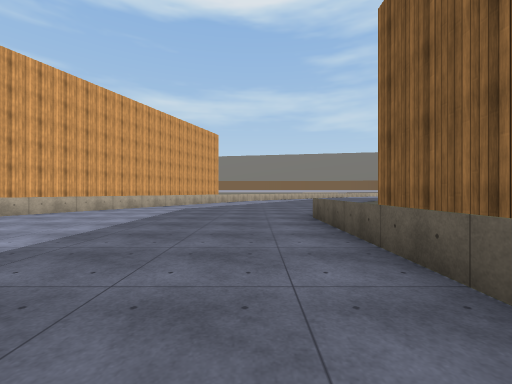
[1] (above)

19 first-person views from a walk through a scene from a Unity 3-D project. The camera is 1.3 m above the floor, looks level and sees 90° across. The floor is counted in squares, 2 m on a side. Each view is taken from the middle of a square. On the plan, view 1 faces up. The plan holds only what a view shows up to about 9 squares ahead; the rest is blank. The place goes on beyond the plan. The player is left out. Surface patterns are stand-ins for the level's own textures.

[2]
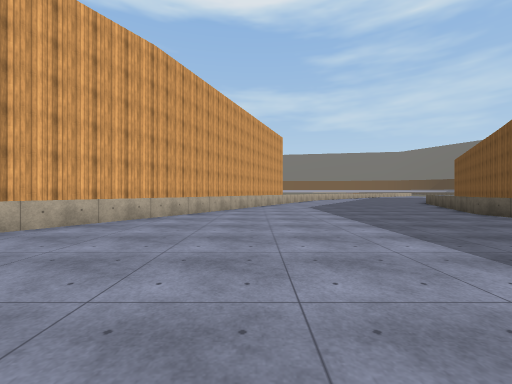

[3]
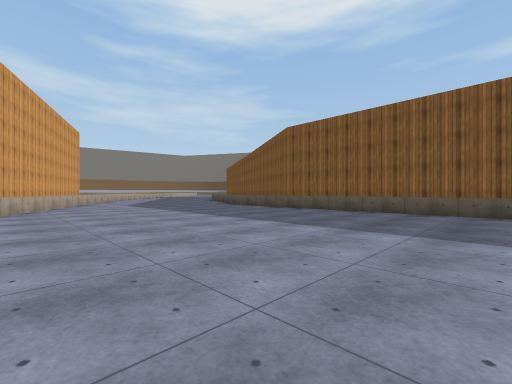

[4]
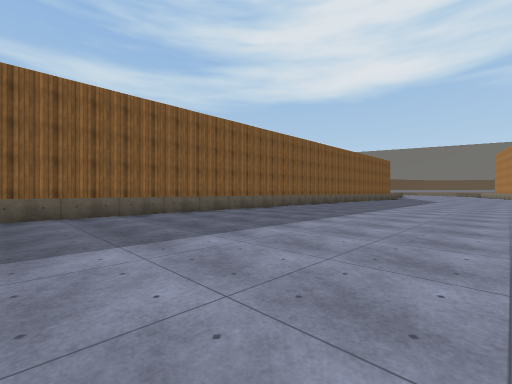

[5]
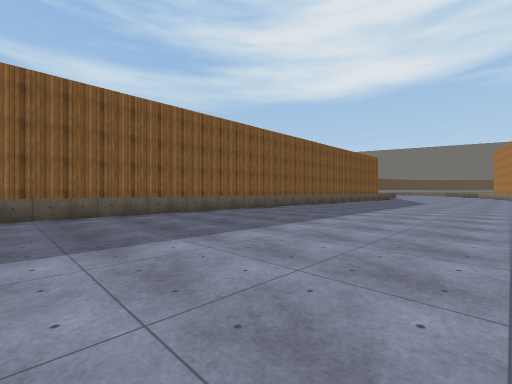

[6]
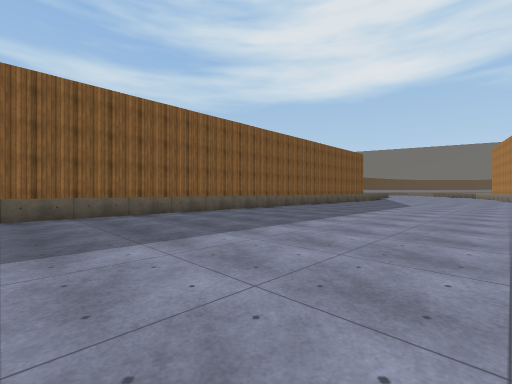

[7]
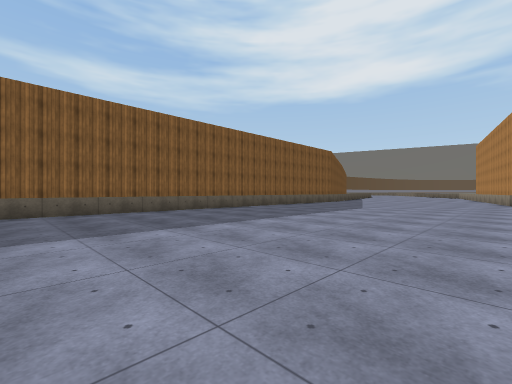

[8]
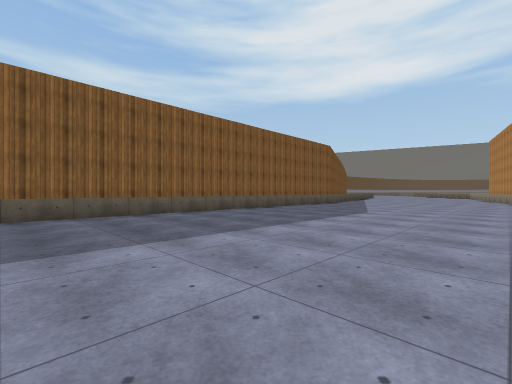

[9]
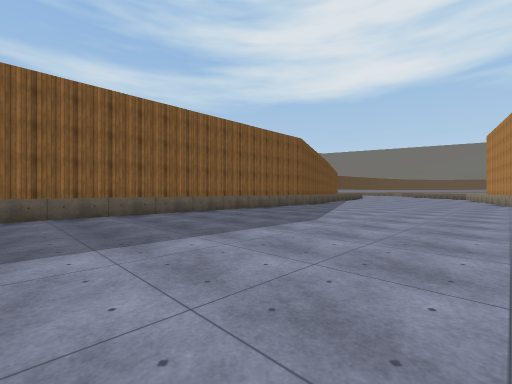

[10]
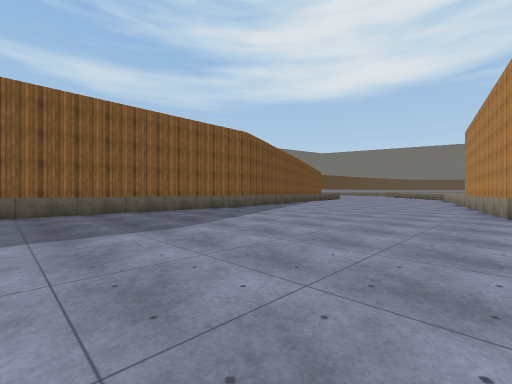

[11]
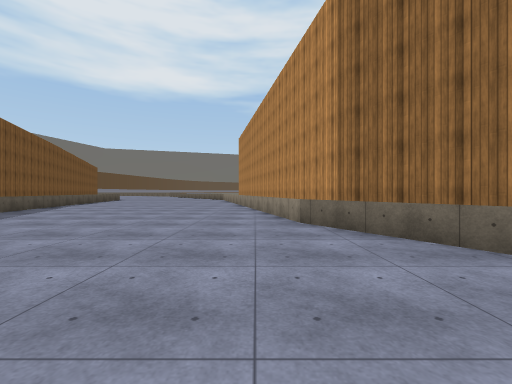

[12]
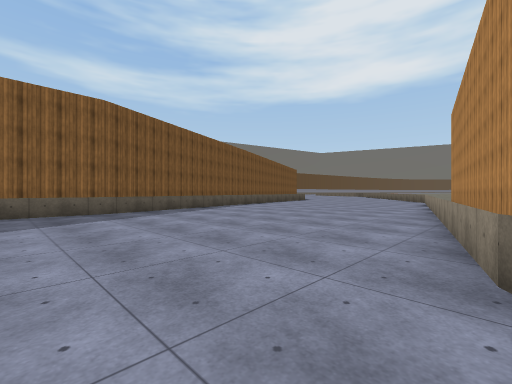

[13]
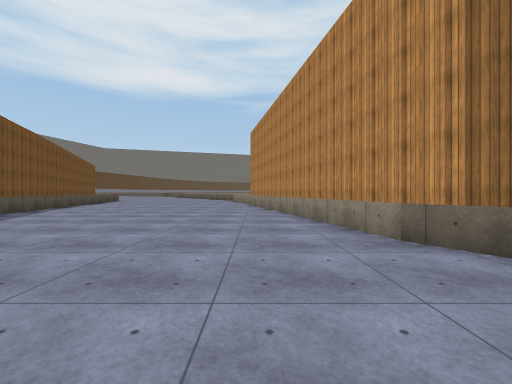

[14]
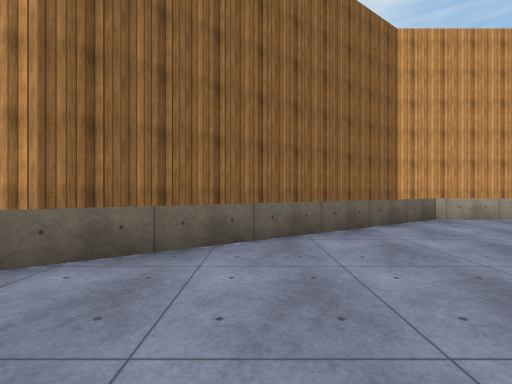

[15]
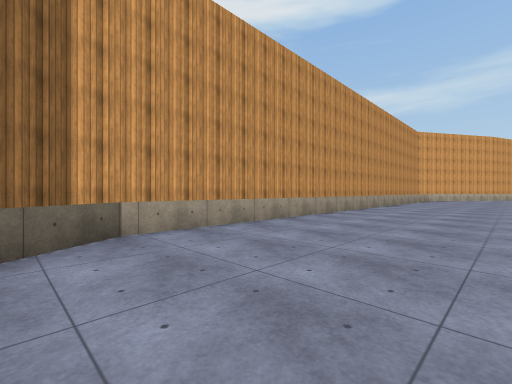

[16]
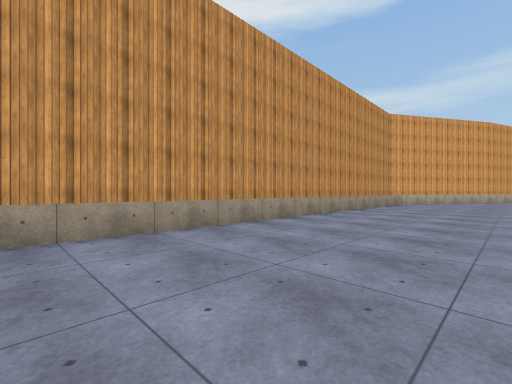

[17]
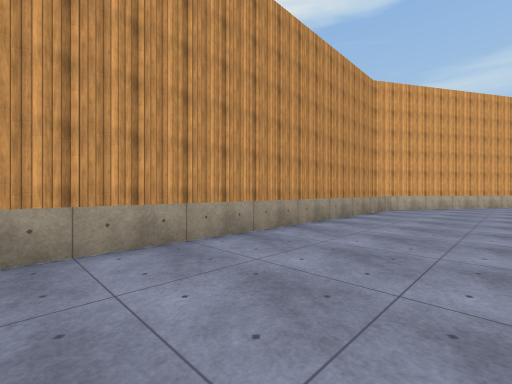

[18]
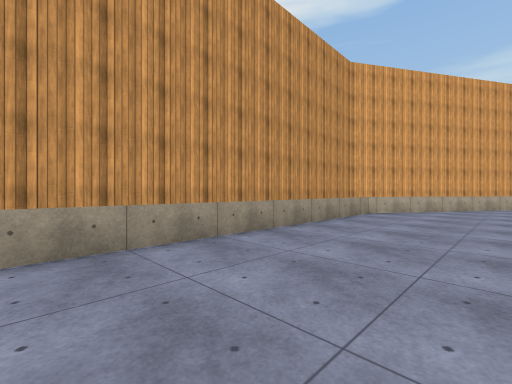

[19]
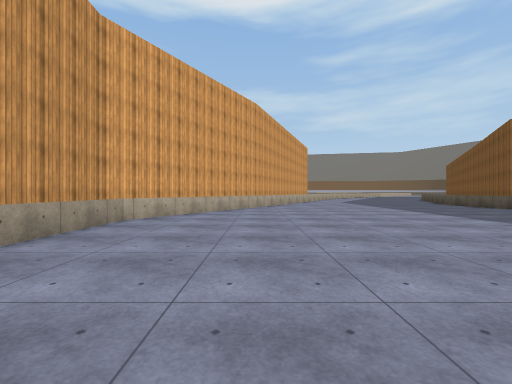

### Floor plan
Points are (right, up) in squares from view 1. A wall is a line through its corners. A room is listed if a view was taken in it or the views show most of it. See-through windows are left out.
Room 1 (views 1, 2, 3, 4, 5, 6, 7, 8, 9, 10, 11, 12, 13, 14, 15, 16, 17, 18, 19)
walls: (1.9, -21.9) (1.9, 4); (2.4, -27.4) (1.9, -26.3) (1.9, -24); (-7.9, 6.7) (-11.8, 0.3) (-11.8, -20.2) (-7.7, -26.3) (-6.5, -32.4); (-6.8, 9.6) (-8, 6.6)
low walls: (1.5, -22.4) (1.5, 6.6) (2.1, 8); (1.5, -26.5) (1.5, -24); (-5.5, 9) (-11.1, -0.1) (-11.1, -19.7) (-6.9, -26.4) (-5.5, -32.4); (2.8, -32) (1.4, -26.3)

Where each view was taken, in squares from view 1:
view 1: 0 up, 0 right, facing up
view 2: 1 down, 5 left, facing up
view 3: 3 down, 7 left, facing up-right
view 4: 1 down, 6 left, facing down-right
view 5: 4 down, 6 left, facing down-right
view 6: 7 down, 6 left, facing down-right
view 7: 10 down, 7 left, facing down-right
view 8: 12 down, 6 left, facing down-right
view 9: 15 down, 6 left, facing down-right
view 10: 18 down, 7 left, facing down-right
view 11: 21 down, 6 left, facing down
view 12: 24 down, 7 left, facing down-right
view 13: 23 down, 5 left, facing down
view 14: 24 down, 5 left, facing left
view 15: 21 down, 7 left, facing up-left
view 16: 15 down, 7 left, facing up-left
view 17: 10 down, 8 left, facing up-left
view 18: 8 down, 8 left, facing up-left
view 19: 6 down, 8 left, facing up
